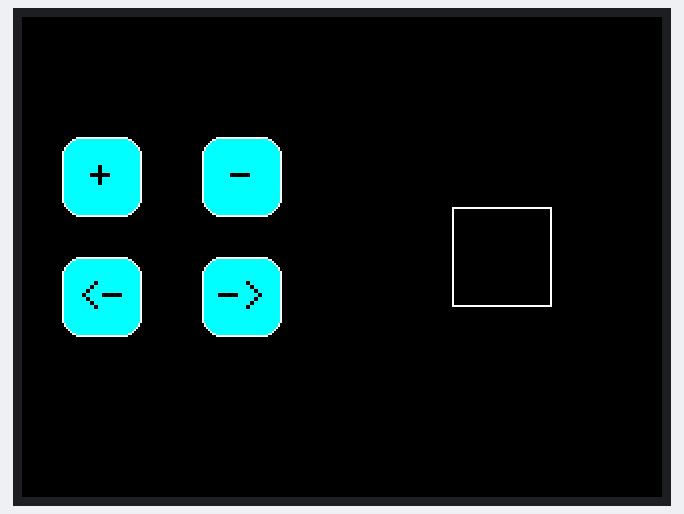
Bench run of a sketch on a simulated Arduino Uno, built with avr-gcc and run on an emulated ATmega328P. Shown: 320×240 colour display.

Above: at 0.3 s.

The sketch:

pract4.ino
```cpp
#include <Adafruit_GFX.h>
#include <MCUFRIEND_kbv.h>
MCUFRIEND_kbv tft;
#include <TouchScreen.h>

#define MINPRESSURE 200
#define MAXPRESSURE 1000

// Pines para el touch (calibrados)
const int XP = 6, XM = A2, YP = A1, YM = 7;
const int TS_LEFT = 877, TS_RT = 149, TS_TOP = 926, TS_BOT = 134;

TouchScreen ts = TouchScreen(XP, YP, XM, YM, 300);

Adafruit_GFX_Button plus_btn, minus_btn, left_btn, right_btn;

int pixel_x, pixel_y; // Coordenadas de toque
int boxSize = 50;     // Tamaño inicial del cuadro
int boxX = 240;       // Posición X del cuadro
int boxY = 120;       // Posición Y del cuadro
int rotationAngle = 0; // Ángulo de rotación del cuadro

bool Touch_getXY(void)
{
    TSPoint p = ts.getPoint();
    pinMode(YP, OUTPUT); // Restaurar los pines compartidos
    pinMode(XM, OUTPUT);
    digitalWrite(YP, HIGH); // Pines de control de TFT
    digitalWrite(XM, HIGH);
    bool pressed = (p.z > MINPRESSURE && p.z < MAXPRESSURE);
    if (pressed) {
        // Asegurar que las coordenadas de pantalla estén mapeadas correctamente.
        pixel_x = map(p.x, TS_LEFT, TS_RT, 0, tft.width());
        pixel_y = map(p.y, TS_TOP, TS_BOT, 0, tft.height());

        // Para la rotación, invertir las coordenadas si la rotación cambia la orientación
        if (tft.getRotation() == 1 || tft.getRotation() == 3) {
            int temp = pixel_x;
            pixel_x = pixel_y;
            pixel_y = temp;
        }
    }
    return pressed;
}

#define BLACK 0x0000
#define WHITE 0xFFFF
#define CYAN  0x07FF

void drawBox() {
    // Limpiamos el área donde estaba el cuadro anterior
    tft.fillRect(180, 60, 120, 120, BLACK);

    // Dibujamos el nuevo cuadro con la rotación
    tft.setRotation(1);
    tft.drawRect(boxX - boxSize / 2, boxY - boxSize / 2, boxSize, boxSize, WHITE);
}

void setup(void)
{
    Serial.begin(9600);
    uint16_t ID = tft.readID();
    if (ID == 0xD3D3) ID = 0x4532; // write-only shield
    tft.begin(ID);
    tft.setRotation(1); // Rotación en horizontal (landscape)
    tft.fillScreen(BLACK);

    // Inicializamos los botones en posiciones visibles
    plus_btn.initButton(&tft, 40, 80, 40, 40, WHITE, CYAN, BLACK, "+", 2);
    minus_btn.initButton(&tft, 110, 80, 40, 40, WHITE, CYAN, BLACK, "-", 2);
    left_btn.initButton(&tft, 40, 140, 40, 40, WHITE, CYAN, BLACK, "<-", 2);
    right_btn.initButton(&tft, 110, 140, 40, 40, WHITE, CYAN, BLACK, "->", 2);

    // Dibujamos los botones
    plus_btn.drawButton(false);
    minus_btn.drawButton(false);
    left_btn.drawButton(false);
    right_btn.drawButton(false);

    // Dibujamos el cuadro inicial
    drawBox();
}

void loop(void)
{
    bool down = Touch_getXY();

    // Actualizamos el estado de los botones
    plus_btn.press(down && plus_btn.contains(pixel_x, pixel_y));
    minus_btn.press(down && minus_btn.contains(pixel_x, pixel_y));
    left_btn.press(down && left_btn.contains(pixel_x, pixel_y));
    right_btn.press(down && right_btn.contains(pixel_x, pixel_y));

    // Acción al soltar los botones
    if (plus_btn.justReleased()) plus_btn.drawButton();
    if (minus_btn.justReleased()) minus_btn.drawButton();
    if (left_btn.justReleased()) left_btn.drawButton();
    if (right_btn.justReleased()) right_btn.drawButton();

    // Acción al presionar los botones
    if (plus_btn.justPressed()) {
        plus_btn.drawButton(true);
        boxSize += 10; // Aumenta el tamaño del cuadro
        if (boxSize > 120) boxSize = 120; // Límite superior
        drawBox();
    }
    if (minus_btn.justPressed()) {
        minus_btn.drawButton(true);
        boxSize -= 10; // Disminuye el tamaño del cuadro
        if (boxSize < 30) boxSize = 30; // Límite inferior
        drawBox();
    }
    if (left_btn.justPressed()) {
        left_btn.drawButton(true);
        rotationAngle -= 5; // Rotar a la izquierda
        drawBox();
    }
    if (right_btn.justPressed()) {
        right_btn.drawButton(true);
        rotationAngle += 5; // Rotar a la derecha
        drawBox();
    }
}
```
